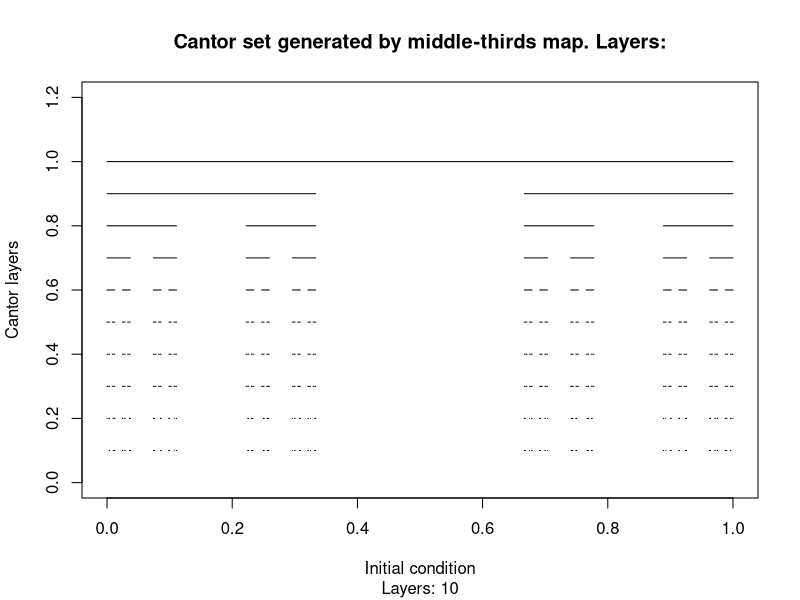

R code for this plot:
# Middle Thirds map and generation of the Cantor set

# Define the map
delay_middle_third <- function(x) {
  if (is.na(x)) {
    return(NA)
  } else if (x < 0.5) {
    a = 3*x
    if (a <= 1) {
      return(a)
    } else {
      return(NA)
    }
  } else {
    b = 3*(1-x)
    if (b <= 1) {
      return(b)
    } else {
      return(NA)
    }
  }
}

# Layers of Cantor set
layers <- 10

# Sequence of initial conditions
initial_cond <- seq(0,1,0.0001) 

# Matrix to store iterations
dyn <- matrix(NA, ncol = length(initial_cond), nrow = layers)
dyn[1,] <- initial_cond
for (i in 2:layers) {
  for (j in 1:length(initial_cond)) {
    dyn[i,j] = delay_middle_third(dyn[i-1,j])
  }
}

# Keep non-NAs and assign them a numeric value to plot
cantor <- !is.na(dyn)
cantor[cantor == FALSE] <- NA
for (i in 1:layers) {
  cantor[i,] = ((layers+1)-i)*0.1*cantor[i,]
}

# Plot
plot(initial_cond, cantor[1,], type = "l", ylim = c(0,1.2), 
     main = "Cantor set generated by middle-thirds map. Layers:", 
     sub = paste("Layers:", layers), xlab = "Initial condition", ylab = "Cantor layers")
for(i in 2:layers) {
  lines(initial_cond, cantor[i,])
}

